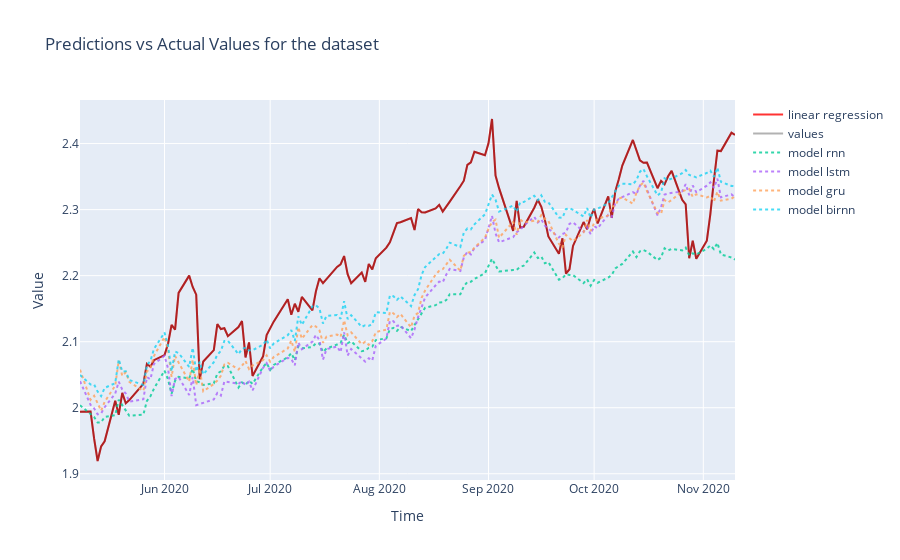

The code cell stored with this chart in its notebook:
### Code cell
plot_predictions(df_result, df_baseline)

### Figure 1 — Plotly figure (JSON) as saved in the notebook; plotly's stock layout.template omitted (floating-point values rounded to 4 significant figures; data arrays with more than 128 entries replaced by an {"elided": "..."} marker saying what was removed)
{"data": [{"line": {"color": "red", "dash": "solid"}, "mode": "lines", "name": "linear regression", "opacity": 0.8, "text": {"elided": "130 str values"}, "type": "scatter", "x": {"elided": "130 str values"}, "y": {"elided": "130 float values"}}, {"line": {"color": "rgba(0,0,0, 0.3)"}, "mode": "lines", "name": "values", "text": {"elided": "130 str values"}, "type": "scatter", "x": {"elided": "130 str values"}, "y": {"elided": "130 float values"}}, {"line": {"dash": "dot"}, "mode": "lines", "name": "model rnn", "opacity": 0.8, "text": {"elided": "130 str values"}, "type": "scatter", "x": {"elided": "130 str values"}, "y": {"elided": "130 float values"}}, {"line": {"dash": "dot"}, "mode": "lines", "name": "model lstm", "opacity": 0.8, "text": {"elided": "130 str values"}, "type": "scatter", "x": {"elided": "130 str values"}, "y": {"elided": "130 float values"}}, {"line": {"dash": "dot"}, "mode": "lines", "name": "model gru", "opacity": 0.8, "text": {"elided": "130 str values"}, "type": "scatter", "x": {"elided": "130 str values"}, "y": {"elided": "130 float values"}}, {"line": {"dash": "dot"}, "mode": "lines", "name": "model birnn", "opacity": 0.8, "text": {"elided": "130 str values"}, "type": "scatter", "x": {"elided": "130 str values"}, "y": {"elided": "130 float values"}}], "layout": {"title": {"text": "Predictions vs Actual Values for the dataset"}, "xaxis": {"ticklen": 5, "title": {"text": "Time"}, "zeroline": false}, "yaxis": {"range": [0, "auto"], "ticklen": 5, "title": {"text": "Value"}, "zeroline": true}}}
